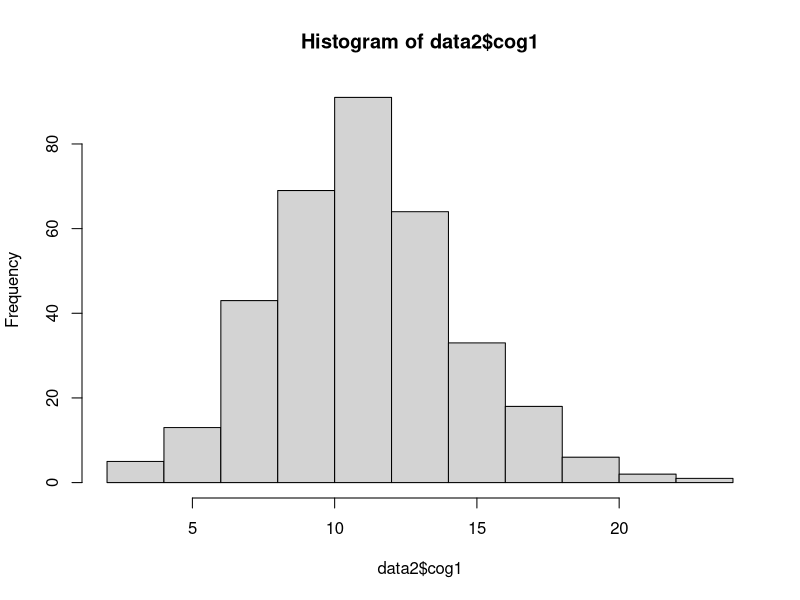
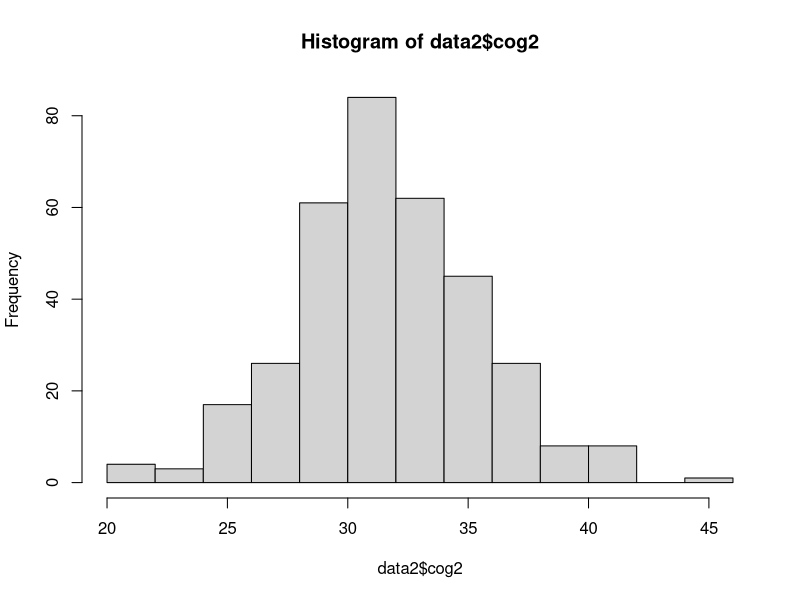
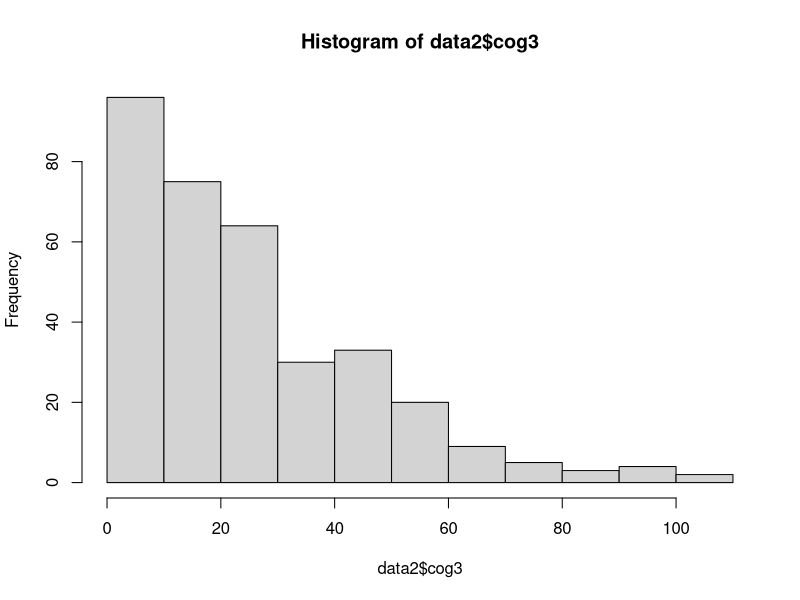
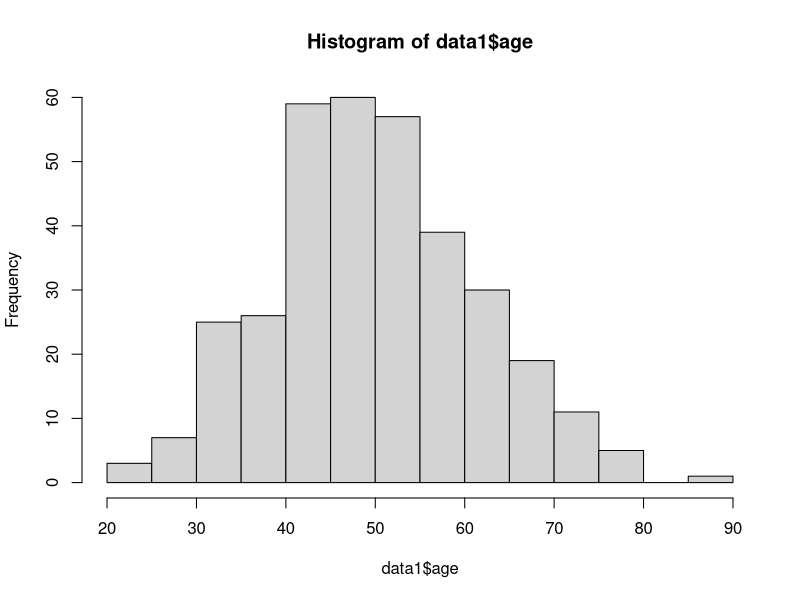
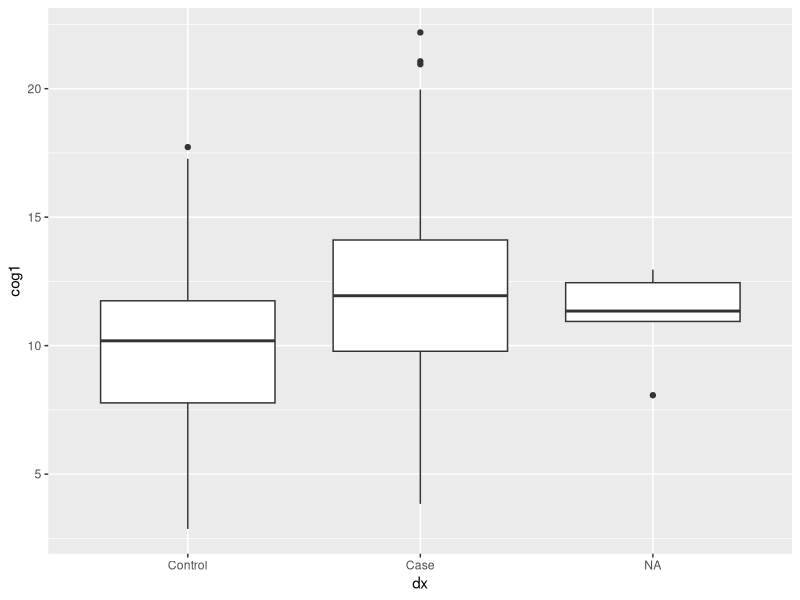

The R source for these figures, in order:
## ---- chunk 1
library(rms)
library(ggplot2)
library(dplyr)
## ---- chunk 2
data1 <- read.csv("data/messy_demographic.csv")
data2 <- read.csv("data/messy_cognitive.csv")
## ---- chunk 3
head(data1)
## ---- chunk 4
tail(data2)
## ---- chunk 5
names(data1)
ls(data1)
## ---- chunk 6
summary(data1)
summary(data2)
## ---- chunk 7
describe(data1)
describe(data2)
## ---- chunk 8
data1[data1==""] <- NA
data1[data1=="missing"] <- NA
data1[data1=="9999"] <- NA
## ---- chunk 9
data1$age <- as.numeric(as.character(data1$age))
data1$ethnicity <- factor(data1$ethnicity,levels=c("Cauc","AA","As","In","Other"))
data1$sex <- factor(data1$sex, levels=c(0,1), labels=c("Male","Female"))
data1$dx <- factor(data1$dx, levels=c(0,1), labels=c("Control","Case"))
## ---- chunk 10
data2[data2==""] <- NA
data2[data2=="missing"] <- NA
data2[data2=="9999"] <- NA
## ---- chunk 11
data2$cog1 <- as.numeric(as.character(data2$cog1))
data2$cog2 <- as.numeric(as.character(data2$cog2))
data2$cog3 <- as.numeric(as.character(data2$cog3))
## ---- chunk 12
data2$subID <- gsub(data2$subID,pattern="subject",replacement="SUB_")
## ---- chunk 13
alldata <- merge(data1,data2,by.x="subject_ID",by.y="subID")
## ---- chunk 14
hist(data2$cog1)
hist(data2$cog2)
hist(data2$cog3)
hist(data1$age)
## ---- chunk 15
ftable(data=alldata,dx~sex)
## ---- chunk 16
dxXsex_table <- ftable(data=alldata,dx~sex)
## ---- chunk 17
chisq.test(dxXsex_table)
## ---- chunk 18
fisher.test(dxXsex_table)
## ---- chunk 19
table(alldata[ ,c("dx","sex")])
## ---- chunk 20
t.test(cog1 ~ dx, data=alldata)
ggplot(alldata, aes(x=dx, y=cog1)) + geom_boxplot()
